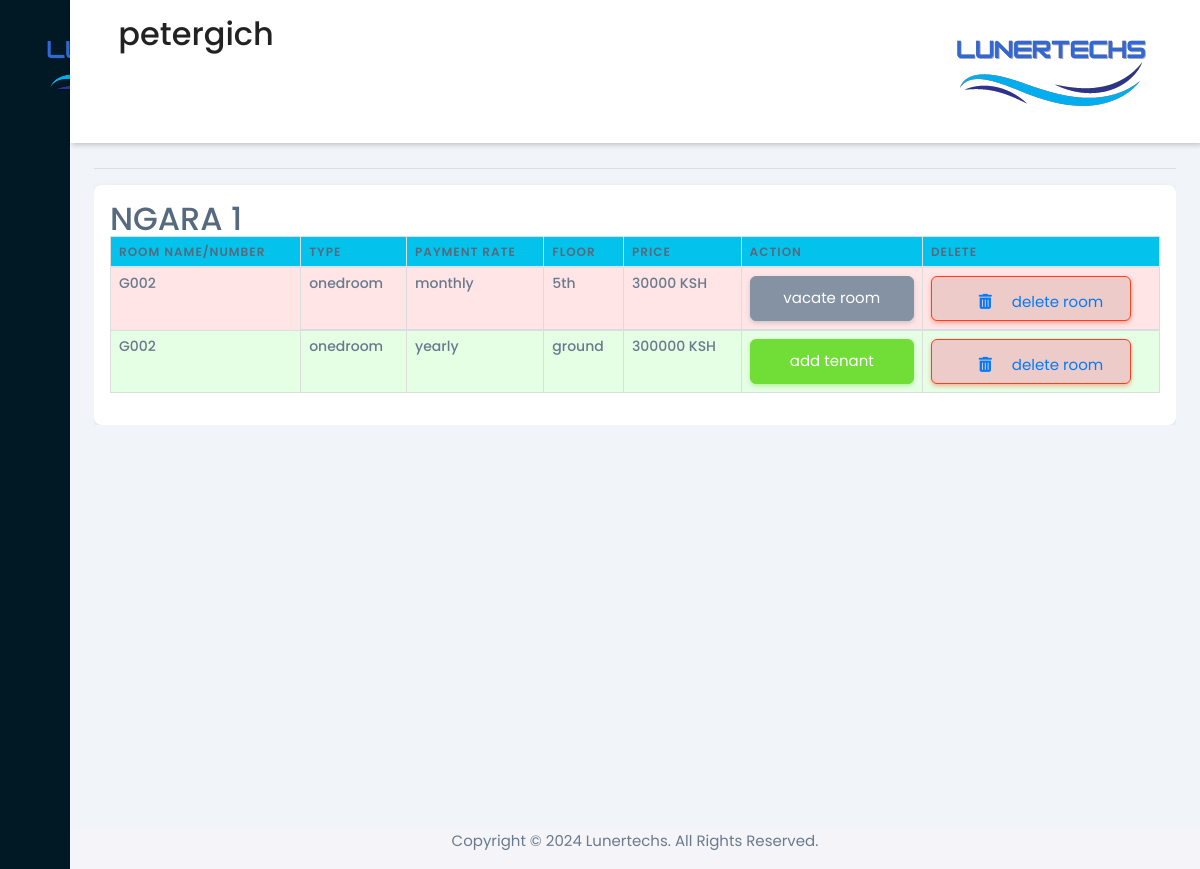
/rooms (signed in), run on an earlier commit of the app's database.
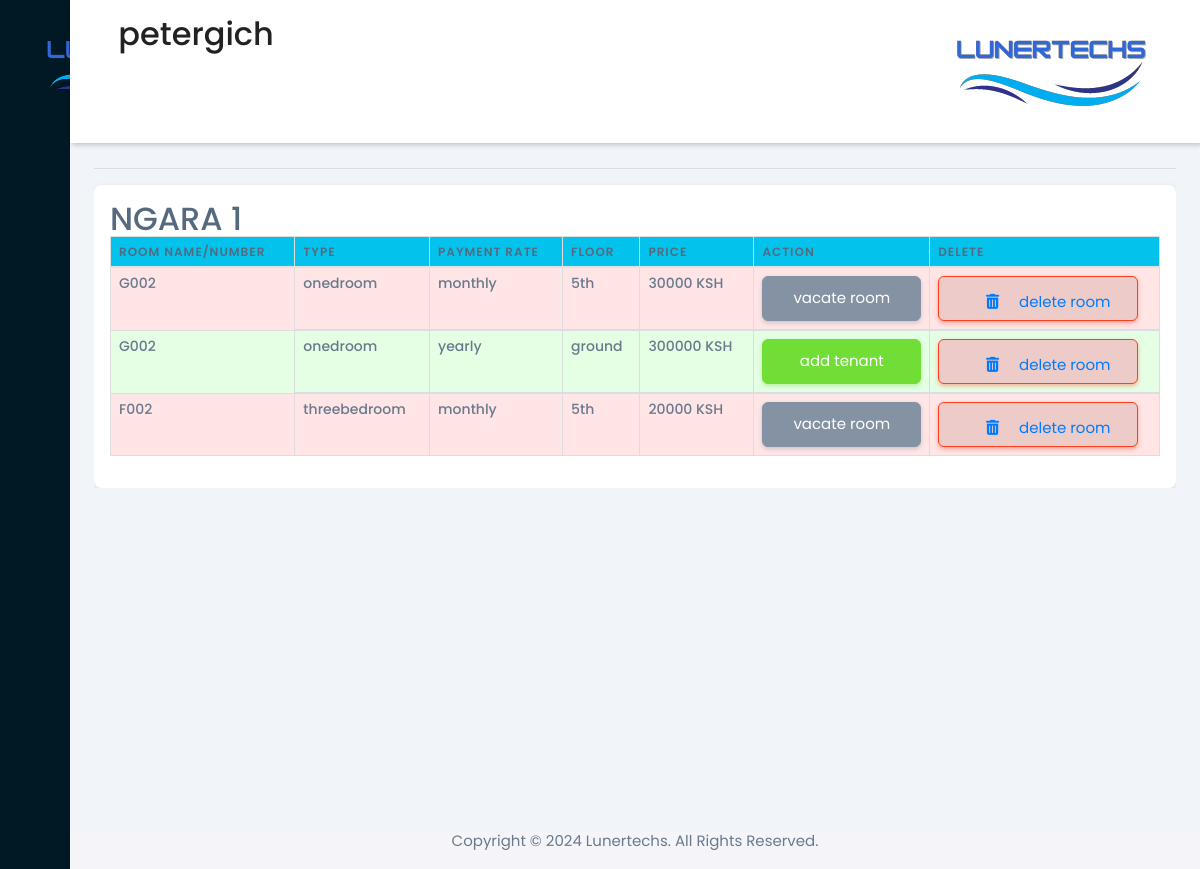
And on a later commit of the database.
### rentalapp/models.py (models this page shows, shortened)
class House(models.Model):
    name = models.CharField(max_length=254, blank=False)
    owner = models.ForeignKey(Owner, null=True, on_delete=models.SET_NULL)
    cover_image = models.ImageField(upload_to='houses/')
    county = models.CharField(max_length=50)
    subcounty = models.CharField(max_length=50)
    ward = models.CharField(max_length=50)
    latitude = models.DecimalField(max_digits=9, decimal_places=6)
    longitude = models.DecimalField(max_digits=9, decimal_places=6)
    no_houses = models.IntegerField(default=0)
    no_floors=models.IntegerField(default=1)

class Room(models.Model):
    SINGLE_ROOM = 'single_room'
    BEDSITTER = 'bedsitter'
    ONE_BEDROOM = 'one_bedroom'
    TWO_BEDROOM = 'two_bedroom'
    THREE_BEDROOM = 'three_bedroom'
    FOUR_BEDROOM = 'four_bedroom'
    FIVE_BEDROOM = 'five_bedroom'
    TYPE_CHOICES = [
        (SINGLE_ROOM, 'Single Room'),
        (BEDSITTER, 'Bedsitter'),
        (ONE_BEDROOM, 'One Bedroom'),
        (TWO_BEDROOM, 'Two Bedroom'),
        (THREE_BEDROOM, 'Three Bedroom'),
        (FOUR_BEDROOM, 'Four Bedroom'),
        (FIVE_BEDROOM, 'Five Bedroom'),
    ]
    house = models.ForeignKey(House, on_delete=models.CASCADE)
    htype = models.CharField(max_length=20, choices=TYPE_CHOICES)
    house_number = models.CharField(max_length=50)
    DAILY = "daily"
    WEEKLY = "weekly"
    MONTHLY = "monthly"
    YEARLY = "yearly"
    RATE_CHOICES = [
        (DAILY, "Daily"),
        (WEEKLY, "Weekly"),
        (MONTHLY, "Monthly"),
        (YEARLY, "Yearly"),
    ]
    rate = models.CharField(max_length=50, choices=RATE_CHOICES)
    price = models.IntegerField(default=0)
    floor=models.CharField(max_length=50,default="ground")

### rentalapp/views.py (the view)
# urls.py: path("rooms",views.rooms,name="rooms"),
@login_required(login_url="ownerslogin")
def rooms(request):
    try:
        owner=Owner.objects.get(user=request.user)
        o_houses=owner_houses(owner)
        house_id=request.GET.get("houseid")
        instances_rooms=Room.objects.filter(house__owner=owner)
        objects=[]
        for house in o_houses:
            i_rooms=[]
            for instance in instances_rooms:
                if instance.house==house:
                    i_rooms.append({"room":instance,"status":status(instance)})
            if i_rooms!=[]:
                objects.append({"house":house,"rooms":i_rooms})
        return render(request, "rooms.html",{"objects":objects})
    except:
         logout(request)
         return redirect("ownerslogin")

### rentalapp/views.py (called while the page is built)
def owner_houses(user):
    if House.objects.filter(owner=user).exists():
        return House.objects.filter(owner=user)
    else:
        return None

def status(roomi):
    if Tenancy.objects.filter(room=roomi,is_current=True):
        return Tenancy.objects.get(room=roomi,is_current=True)
    else:
        return None

### templates/rooms.html (shortened to what the changed rows need)
{% load static %}
<!DOCTYPE html>
<html lang="en">
  <head>
    <link href="https://maxcdn.bootstrapcdn.com/bootstrap/4.5.2/css/bootstrap.min.css" rel="stylesheet">
    <link href="https://stackpath.bootstrapcdn.com/bootstrap/4.5.2/css/bootstrap.min.css" rel="stylesheet">
    <link
      rel="stylesheet"
      href="https://maxst.icons8.com/vue-static/landings/line-awesome/line-awesome/1.3.0/css/line-awesome.min.css"
    />
    <link rel="stylesheet" href="https://cdnjs.cloudflare.com/ajax/libs/font-awesome/6.0.0-beta3/css/all.min.css">
    <link href="https://maxcdn.bootstrapcdn.com/bootstrap/4.5.2/css/bootstrap.min.css" rel="stylesheet">
    <link href="https://stackpath.bootstrapcdn.com/bootstrap/4.5.2/css/bootstrap.min.css" rel="stylesheet">
    <link
      rel="stylesheet"
      href="https://maxst.icons8.com/vue-static/landings/line-awesome/line-awesome/1.3.0/css/line-awesome.min.css"
    />
    <link rel="stylesheet" href="https://unpkg.com/leaflet/dist/leaflet.css" />
    <link href="{% static 'styles.css' %}" rel="stylesheet" />
    <link href="{% static 'core.css' %}" rel="stylesheet" />
  </head>
  <body>
    <div class="sidebar">
      <div class="sidebar-brand">
        <h2>
        </h2>
      </div>
    </div>
    <div class="main-content">
      <header>
        <h2>
          <label for="nav-toggle">
            <span class="las la-bars"></span>
          </label>
          {{ request.user.username }}
        </h2>
      </header>
      <main style="margin-top:15vh;">
        <div class="scrollable-table">
          {% for house in objects%}
          <hr>
          <div style="min-width:max-content;"class="card p-3 ">
          <h2>{{house.house.name}}
          <table class="table">
            <thead>
              <tr class="bg-info">
                <th>ROOM NAME/NUMBER</th>
                <th>TYPE</th>
                <th>PAYMENT RATE</th>
                <th>FLOOR</th>
                <th>PRICE</th>
                <th>ACTION</th>
                <th>DELETE</th>
              </tr>
            </thead>
            <tbody>
              {% for room in house.rooms %}
              {% if room.status%}
              <tr style="background:rgba(250,0,0,0.1);"class="table rooms-row" onclick="popup({{room.room.id}})">
                <td style="font-size:14px">{{room.room.house_number}}</td>
                <td style="font-size:14px">{{room.room.htype}}</td>
                <td style="font-size:14px">{{room.room.rate}}</td>
                <td style="font-size:14px">{{room.room.floor}}</td>
                <td style="font-size:14px">{{room.room.price}} KSH</td>
                <td class=""style="font-size:14px;"><button class="btn btn-secondary">vacate room</button></td>
                <td class="p-2"style="font-size:14px"><button class="btn btn-danger"><i class="fas fa-trash-alt"></i>delete room</button></td>
              </tr>
                {% else%}
                <tr style="background:rgba(0,250,0,0.1);"class="table rooms-row" onclick="popup({{room.room.id}})">
                  <td style="font-size:14px">{{room.room.house_number}}</td>
                  <td style="font-size:14px">{{room.room.htype}}</td>
                  <td style="font-size:14px">{{room.room.rate}}</td>
                  <td style="font-size:14px">{{room.room.floor}}</td>
                  <td style="font-size:14px">{{room.room.price}} KSH</td>
                  <td class=""style="font-size:14px;"><button class="btn btn-success">add tenant</button></td>
                  <td class="p-2"style="font-size:14px"><button class="btn btn-danger"><i class="fas fa-trash-alt"></i>delete room</button></td>
                </tr>
              {% endif%}
              {% endfor %}
            </tbody>
          </table>
        </div>
          {% endfor %}
        </div>
      </main>
    </div>
  </body>
</html>

What changed in the data, as far as the page shows it:
added Room: room.house_number "F002", room.htype "threebedroom", room.rate "monthly", room.floor "5th", room.price "20000"
